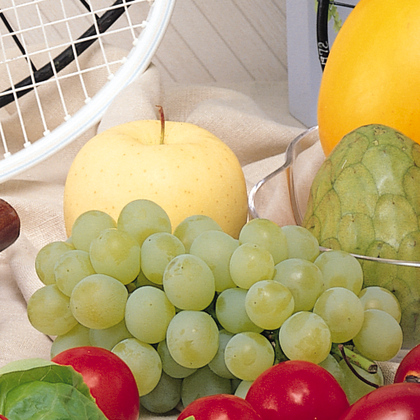
%> input picture excersiecs/RaAr7/11/fruits.png, 420 x 420 px, shrunk from 512 x 512 before the run
$ octave ex22.m   (GNU Octave 9; MATLAB toolbox functions it lacks are replaced by stand-ins)
%> lines starting %> are read from the running program, lines starting %| are printed output that depends on the picture
clc;
close all;
clear;

image = imread("../benchmark/fruits.png");
%> image is the input picture: size 420x420x3 uint8; mean R, G, B 185.5, 163.3, 118.3

figure, imshow(image);

temp_chanell = image(:,:,1);
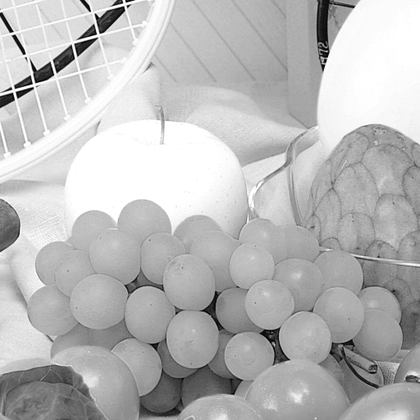
%> temp_chanell: size 420x420 uint8; min 0, max 255, mean 185.5
image(:,:,1) = image(:,:,3);
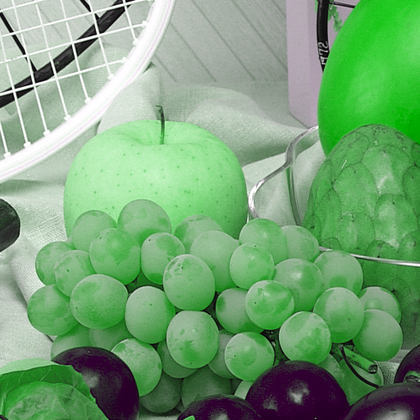
%> image: size 420x420x3 uint8; mean R, G, B 118.3, 163.3, 118.3
image(:,:,3) = temp_chanell;
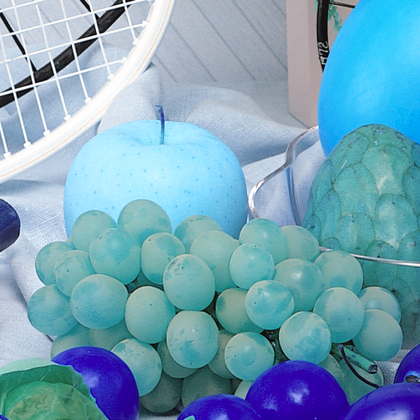
%> image: size 420x420x3 uint8; mean R, G, B 118.3, 163.3, 185.5

figure, imshow(image);
